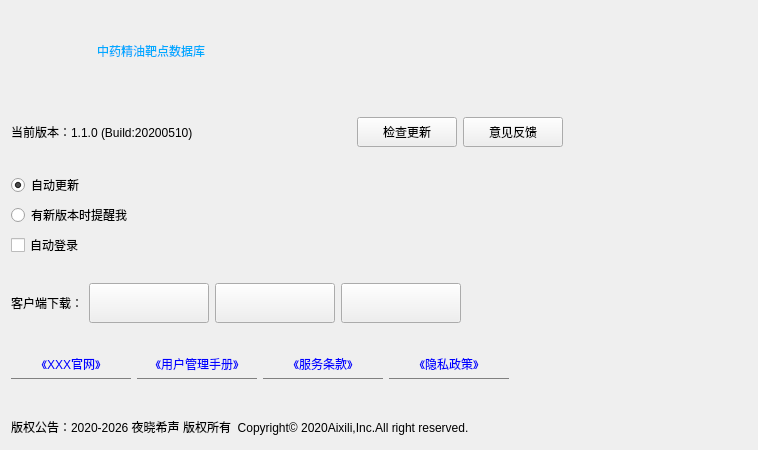
<?xml version="1.0" encoding="UTF-8"?>
<ui version="4.0">
 <class>Form</class>
 <widget class="QWidget" name="Form">
  <property name="geometry">
   <rect>
    <x>0</x>
    <y>0</y>
    <width>756</width>
    <height>450</height>
   </rect>
  </property>
  <property name="windowTitle">
   <string>Form</string>
  </property>
  <property name="styleSheet">
   <string notr="true"/>
  </property>
  <layout class="QGridLayout" name="gridLayout">
   <item row="0" column="0">
    <layout class="QHBoxLayout" name="horizontalLayout_4">
     <item>
      <widget class="QPushButton" name="icon_btn">
       <property name="minimumSize">
        <size>
         <width>80</width>
         <height>80</height>
        </size>
       </property>
       <property name="maximumSize">
        <size>
         <width>80</width>
         <height>80</height>
        </size>
       </property>
       <property name="styleSheet">
        <string notr="true">QPushButton{
	border-radius:40px;
	border:none;
	border-image: url(:/information/images/syc.ico);
}</string>
       </property>
       <property name="text">
        <string/>
       </property>
      </widget>
     </item>
     <item>
      <widget class="QLabel" name="name_label">
       <property name="minimumSize">
        <size>
         <width>650</width>
         <height>0</height>
        </size>
       </property>
       <property name="styleSheet">
        <string notr="true">QLabel{
	font: 28pt &quot;楷体&quot;;
	color: rgb(0, 170, 255);
}</string>
       </property>
       <property name="text">
        <string>中药精油靶点数据库</string>
       </property>
      </widget>
     </item>
    </layout>
   </item>
   <item row="1" column="0">
    <layout class="QHBoxLayout" name="horizontalLayout_3">
     <property name="topMargin">
      <number>10</number>
     </property>
     <property name="bottomMargin">
      <number>0</number>
     </property>
     <item>
      <widget class="QLabel" name="version_label">
       <property name="minimumSize">
        <size>
         <width>320</width>
         <height>50</height>
        </size>
       </property>
       <property name="maximumSize">
        <size>
         <width>320</width>
         <height>50</height>
        </size>
       </property>
       <property name="styleSheet">
        <string notr="true">QLabel{
	
	font: 12pt &quot;微软雅黑&quot;;
}</string>
       </property>
       <property name="text">
        <string>当前版本：1.1.0 (Build:20200510)</string>
       </property>
      </widget>
     </item>
     <item>
      <spacer name="horizontalSpacer">
       <property name="orientation">
        <enum>Qt::Horizontal</enum>
       </property>
       <property name="sizeType">
        <enum>QSizePolicy::Fixed</enum>
       </property>
       <property name="sizeHint" stdset="0">
        <size>
         <width>20</width>
         <height>20</height>
        </size>
       </property>
      </spacer>
     </item>
     <item>
      <widget class="QPushButton" name="check_version_btn">
       <property name="minimumSize">
        <size>
         <width>100</width>
         <height>30</height>
        </size>
       </property>
       <property name="maximumSize">
        <size>
         <width>100</width>
         <height>16777215</height>
        </size>
       </property>
       <property name="styleSheet">
        <string notr="true">QPushButton{
	font: 10pt &quot;微软雅黑&quot;;
}</string>
       </property>
       <property name="text">
        <string>检查更新</string>
       </property>
      </widget>
     </item>
     <item>
      <widget class="QPushButton" name="feedback_btn">
       <property name="minimumSize">
        <size>
         <width>100</width>
         <height>30</height>
        </size>
       </property>
       <property name="maximumSize">
        <size>
         <width>100</width>
         <height>16777215</height>
        </size>
       </property>
       <property name="styleSheet">
        <string notr="true">QPushButton{
	font: 10pt &quot;微软雅黑&quot;;
}</string>
       </property>
       <property name="text">
        <string>意见反馈</string>
       </property>
      </widget>
     </item>
     <item>
      <spacer name="horizontalSpacer_2">
       <property name="orientation">
        <enum>Qt::Horizontal</enum>
       </property>
       <property name="sizeHint" stdset="0">
        <size>
         <width>40</width>
         <height>20</height>
        </size>
       </property>
      </spacer>
     </item>
    </layout>
   </item>
   <item row="2" column="0">
    <layout class="QVBoxLayout" name="verticalLayout">
     <property name="topMargin">
      <number>10</number>
     </property>
     <property name="bottomMargin">
      <number>10</number>
     </property>
     <item>
      <widget class="QRadioButton" name="auto_rbtn">
       <property name="styleSheet">
        <string notr="true">QRadioButton{
	font: 10pt &quot;微软雅黑&quot;;
}</string>
       </property>
       <property name="text">
        <string>自动更新</string>
       </property>
       <property name="checked">
        <bool>true</bool>
       </property>
      </widget>
     </item>
     <item>
      <widget class="QRadioButton" name="remain_rbtn">
       <property name="styleSheet">
        <string notr="true">QRadioButton{
	font: 10pt &quot;微软雅黑&quot;;
}</string>
       </property>
       <property name="text">
        <string>有新版本时提醒我</string>
       </property>
      </widget>
     </item>
     <item>
      <widget class="QCheckBox" name="autologin_checkBox">
       <property name="styleSheet">
        <string notr="true">QCheckBox{
	font: 10pt &quot;微软雅黑&quot;;
}</string>
       </property>
       <property name="text">
        <string>自动登录</string>
       </property>
      </widget>
     </item>
    </layout>
   </item>
   <item row="3" column="0">
    <layout class="QHBoxLayout" name="horizontalLayout">
     <property name="topMargin">
      <number>10</number>
     </property>
     <property name="bottomMargin">
      <number>10</number>
     </property>
     <item>
      <widget class="QLabel" name="label_5">
       <property name="styleSheet">
        <string notr="true">QLabel{
	
	font: 12pt &quot;微软雅黑&quot;;
}</string>
       </property>
       <property name="text">
        <string>客户端下载：</string>
       </property>
      </widget>
     </item>
     <item>
      <widget class="QPushButton" name="windows_btn">
       <property name="minimumSize">
        <size>
         <width>120</width>
         <height>40</height>
        </size>
       </property>
       <property name="maximumSize">
        <size>
         <width>120</width>
         <height>40</height>
        </size>
       </property>
       <property name="styleSheet">
        <string notr="true">QPushButton{
	border-image: url(:/information/images/Windows.jpg);
}</string>
       </property>
       <property name="text">
        <string/>
       </property>
      </widget>
     </item>
     <item>
      <widget class="QPushButton" name="linux_btn">
       <property name="minimumSize">
        <size>
         <width>120</width>
         <height>40</height>
        </size>
       </property>
       <property name="maximumSize">
        <size>
         <width>120</width>
         <height>40</height>
        </size>
       </property>
       <property name="styleSheet">
        <string notr="true">QPushButton{
	border-image: url(:/information/images/Linux.jpg);
}</string>
       </property>
       <property name="text">
        <string/>
       </property>
      </widget>
     </item>
     <item>
      <widget class="QPushButton" name="mac_btn">
       <property name="minimumSize">
        <size>
         <width>120</width>
         <height>40</height>
        </size>
       </property>
       <property name="maximumSize">
        <size>
         <width>120</width>
         <height>40</height>
        </size>
       </property>
       <property name="styleSheet">
        <string notr="true">QPushButton{
	border-image: url(:/information/images/Mac.jpg);
}</string>
       </property>
       <property name="text">
        <string/>
       </property>
      </widget>
     </item>
     <item>
      <spacer name="horizontalSpacer_3">
       <property name="orientation">
        <enum>Qt::Horizontal</enum>
       </property>
       <property name="sizeHint" stdset="0">
        <size>
         <width>40</width>
         <height>20</height>
        </size>
       </property>
      </spacer>
     </item>
    </layout>
   </item>
   <item row="4" column="0">
    <layout class="QHBoxLayout" name="horizontalLayout_2">
     <property name="topMargin">
      <number>10</number>
     </property>
     <property name="bottomMargin">
      <number>10</number>
     </property>
     <item>
      <widget class="QPushButton" name="official_btn">
       <property name="minimumSize">
        <size>
         <width>120</width>
         <height>30</height>
        </size>
       </property>
       <property name="maximumSize">
        <size>
         <width>120</width>
         <height>30</height>
        </size>
       </property>
       <property name="styleSheet">
        <string notr="true">QPushButton{
	border:none;
	border-bottom:1px solid gray;
	font: 10pt &quot;微软雅黑&quot;;
	color:blue;
}</string>
       </property>
       <property name="text">
        <string>《XXX官网》</string>
       </property>
      </widget>
     </item>
     <item>
      <widget class="QPushButton" name="handbook_btn">
       <property name="minimumSize">
        <size>
         <width>120</width>
         <height>30</height>
        </size>
       </property>
       <property name="maximumSize">
        <size>
         <width>120</width>
         <height>30</height>
        </size>
       </property>
       <property name="styleSheet">
        <string notr="true">QPushButton{
	border:none;
	border-bottom:1px solid gray;
	font: 10pt &quot;微软雅黑&quot;;
	color:blue;
}</string>
       </property>
       <property name="text">
        <string>《用户管理手册》</string>
       </property>
      </widget>
     </item>
     <item>
      <widget class="QPushButton" name="server_btn">
       <property name="minimumSize">
        <size>
         <width>120</width>
         <height>30</height>
        </size>
       </property>
       <property name="maximumSize">
        <size>
         <width>120</width>
         <height>30</height>
        </size>
       </property>
       <property name="styleSheet">
        <string notr="true">QPushButton{
	border:none;
	border-bottom:1px solid gray;
	font: 10pt &quot;微软雅黑&quot;;
	color:blue;
}</string>
       </property>
       <property name="text">
        <string>《服务条款》</string>
       </property>
      </widget>
     </item>
     <item>
      <widget class="QPushButton" name="policy_btn">
       <property name="minimumSize">
        <size>
         <width>120</width>
         <height>30</height>
        </size>
       </property>
       <property name="maximumSize">
        <size>
         <width>120</width>
         <height>30</height>
        </size>
       </property>
       <property name="styleSheet">
        <string notr="true">QPushButton{
	border:none;
	border-bottom:1px solid gray;
	font: 10pt &quot;微软雅黑&quot;;
	color:blue;
}</string>
       </property>
       <property name="text">
        <string>《隐私政策》</string>
       </property>
      </widget>
     </item>
     <item>
      <spacer name="horizontalSpacer_4">
       <property name="orientation">
        <enum>Qt::Horizontal</enum>
       </property>
       <property name="sizeHint" stdset="0">
        <size>
         <width>40</width>
         <height>20</height>
        </size>
       </property>
      </spacer>
     </item>
    </layout>
   </item>
   <item row="5" column="0">
    <layout class="QVBoxLayout" name="verticalLayout_2">
     <property name="spacing">
      <number>0</number>
     </property>
     <property name="topMargin">
      <number>20</number>
     </property>
     <item>
      <widget class="QLabel" name="copyright_label">
       <property name="styleSheet">
        <string notr="true">QLabel{
	font: 12pt &quot;微软雅黑&quot;;
}</string>
       </property>
       <property name="text">
        <string>版权公告：2020-2026 夜晓希声 版权所有  Copyright© 2020Aixili,Inc.All right reserved.</string>
       </property>
      </widget>
     </item>
    </layout>
   </item>
  </layout>
 </widget>
 <resources>
  <include location="../my_images.qrc"/>
 </resources>
 <connections>
  <connection>
   <sender>check_version_btn</sender>
   <signal>clicked()</signal>
   <receiver>Form</receiver>
   <slot>check_version()</slot>
   <hints>
    <hint type="sourcelabel">
     <x>366</x>
     <y>127</y>
    </hint>
    <hint type="destinationlabel">
     <x>-2</x>
     <y>103</y>
    </hint>
   </hints>
  </connection>
  <connection>
   <sender>feedback_btn</sender>
   <signal>clicked()</signal>
   <receiver>Form</receiver>
   <slot>show_feedback()</slot>
   <hints>
    <hint type="sourcelabel">
     <x>484</x>
     <y>122</y>
    </hint>
    <hint type="destinationlabel">
     <x>754</x>
     <y>92</y>
    </hint>
   </hints>
  </connection>
  <connection>
   <sender>official_btn</sender>
   <signal>clicked()</signal>
   <receiver>Form</receiver>
   <slot>official_web_link()</slot>
   <hints>
    <hint type="sourcelabel">
     <x>78</x>
     <y>376</y>
    </hint>
    <hint type="destinationlabel">
     <x>-5</x>
     <y>311</y>
    </hint>
   </hints>
  </connection>
  <connection>
   <sender>handbook_btn</sender>
   <signal>clicked()</signal>
   <receiver>Form</receiver>
   <slot>user_handbook_link()</slot>
   <hints>
    <hint type="sourcelabel">
     <x>255</x>
     <y>376</y>
    </hint>
    <hint type="destinationlabel">
     <x>-5</x>
     <y>352</y>
    </hint>
   </hints>
  </connection>
  <connection>
   <sender>server_btn</sender>
   <signal>clicked()</signal>
   <receiver>Form</receiver>
   <slot>server_link()</slot>
   <hints>
    <hint type="sourcelabel">
     <x>381</x>
     <y>376</y>
    </hint>
    <hint type="destinationlabel">
     <x>757</x>
     <y>353</y>
    </hint>
   </hints>
  </connection>
  <connection>
   <sender>policy_btn</sender>
   <signal>clicked()</signal>
   <receiver>Form</receiver>
   <slot>privacy_policy_link()</slot>
   <hints>
    <hint type="sourcelabel">
     <x>507</x>
     <y>376</y>
    </hint>
    <hint type="destinationlabel">
     <x>754</x>
     <y>312</y>
    </hint>
   </hints>
  </connection>
  <connection>
   <sender>autologin_checkBox</sender>
   <signal>clicked(bool)</signal>
   <receiver>Form</receiver>
   <slot>auto_login()</slot>
   <hints>
    <hint type="sourcelabel">
     <x>21</x>
     <y>240</y>
    </hint>
    <hint type="destinationlabel">
     <x>-5</x>
     <y>242</y>
    </hint>
   </hints>
  </connection>
 </connections>
 <slots>
  <slot>check_version()</slot>
  <slot>show_feedback()</slot>
  <slot>official_web_link()</slot>
  <slot>user_handbook_link()</slot>
  <slot>server_link()</slot>
  <slot>privacy_policy_link()</slot>
  <slot>auto_login()</slot>
 </slots>
</ui>
